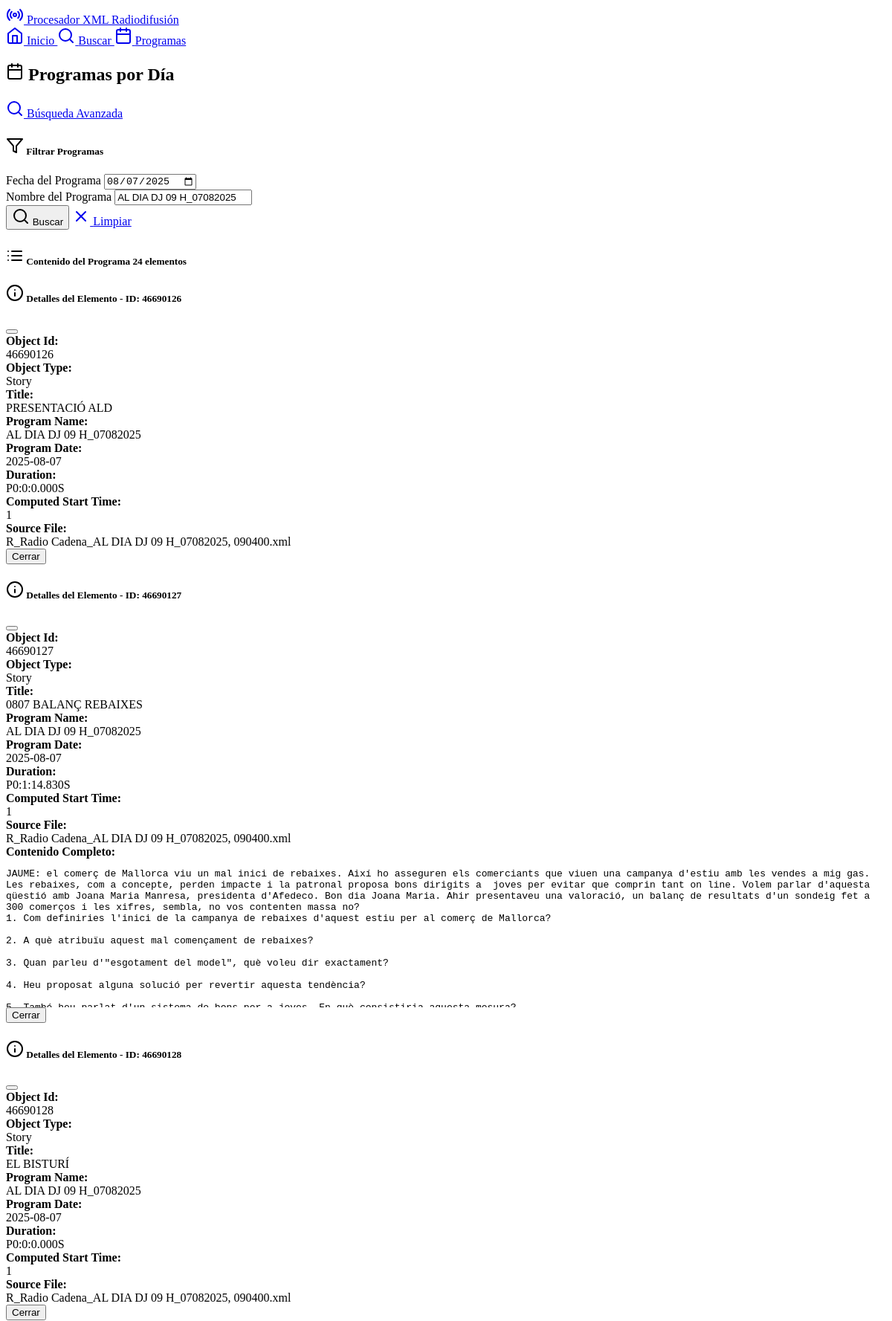
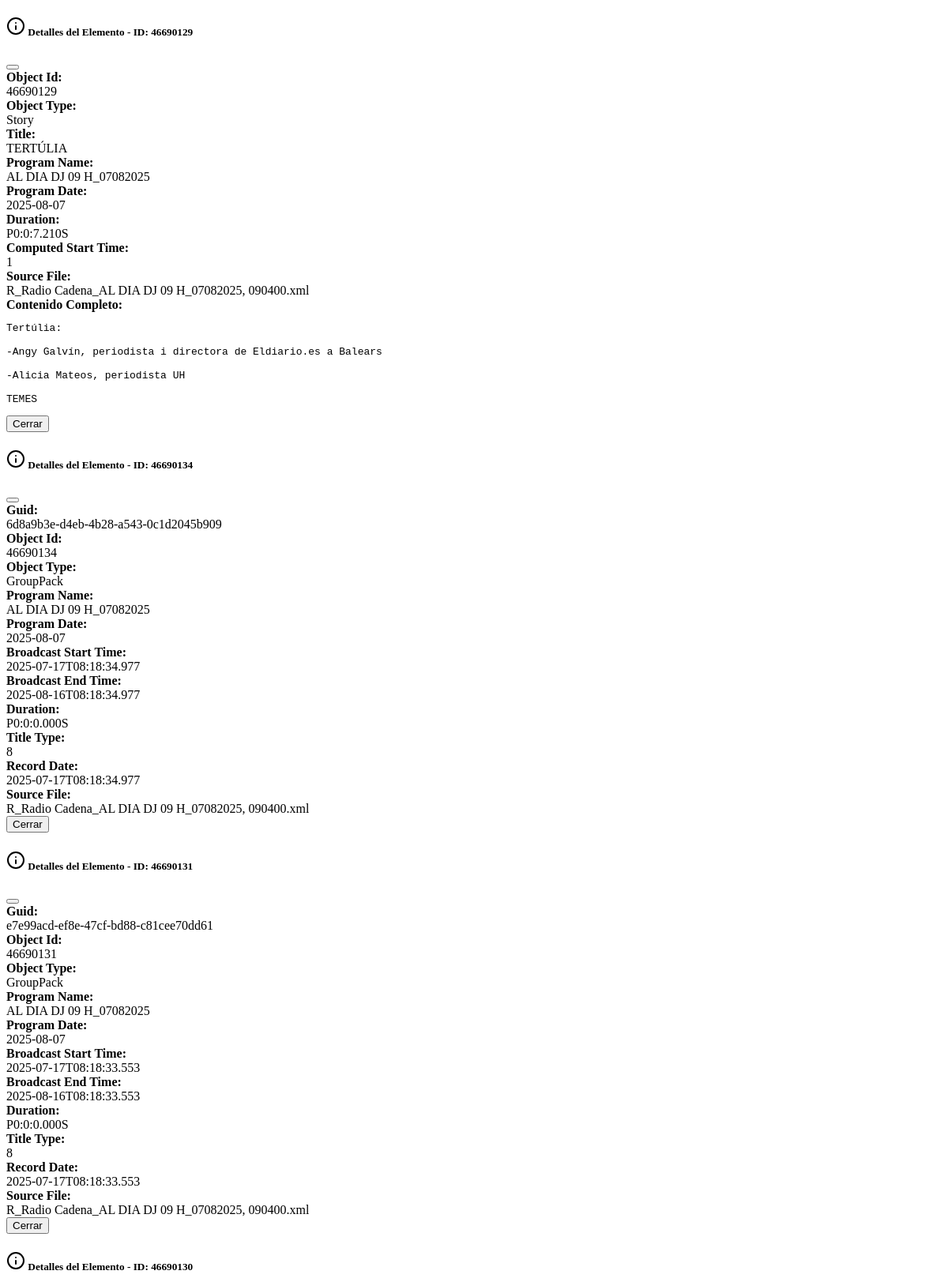
The page /programs?date=2025-08-07&program=AL+DIA+DJ+09+H_07082025 (upper part) on the database its author committed (2 pictures, top to bottom).
### models.py (models this page shows, shortened)
class XMLData(db.Model):
    __tablename__ = 'xml_data'
    id = db.Column(Integer, primary_key=True, autoincrement=True)
    guid = db.Column(Text)
    object_id = db.Column(Text)
    object_type = db.Column(Text)
    timestamp = db.Column(Text)
    broadcast_start_time = db.Column(Text)
    broadcast_end_time = db.Column(Text)
    duration = db.Column(Text)
    title = db.Column(Text)
    text_content = db.Column(Text)
    text_duration = db.Column(Text)
    text_timing = db.Column(Text)
    timegap_timing = db.Column(Text)
    clip_timing = db.Column(Text)
    title_status = db.Column(Text)
    title_type = db.Column(Text)
    site_name = db.Column(Text)
    site_version = db.Column(Text)
    export_path = db.Column(Text)
    planning_area = db.Column(Text)
    linked_story = db.Column(Text)
    language_cat = db.Column(Text)
    language_vo = db.Column(Text)
    language_esp = db.Column(Text)
    has_audio_track = db.Column(Text)
    fact_date = db.Column(Text)
    cms_publish_date = db.Column(Text)
    la_carta_publish_date = db.Column(Text)
    record_date = db.Column(Text)
    start_date = db.Column(Text)
    end_date = db.Column(Text)
    kill_date = db.Column(Text)
    comment = db.Column(Text)
    locator_type = db.Column(Text)
    locator_family = db.Column(Text)
    computed_start_time = db.Column(Text)
    planned_duration = db.Column(Text)
    calculated_duration = db.Column(Text)
    program_start_time = db.Column(Text)
    reporter = db.Column(Text)
    guest = db.Column(Text)
    contact = db.Column(Text)
    contact_phone = db.Column(Text)
    edi = db.Column(Text)
    lin = db.Column(Text)
    observations = db.Column(Text)
    item_code = db.Column(Text)
    program_name = db.Column(Text)
    program_date = db.Column(Text)
    source_file = db.Column(Text)
    created_at = db.Column(DateTime, default=datetime.utcnow)

### routes.py (the view)
@app.route('/programs')
def programs():
    programs_data = db.session.query(
        XMLData.program_name,
        XMLData.program_date,
        db.func.count(XMLData.id).label('story_count')
    ).filter(
        XMLData.program_name.isnot(None),
        XMLData.program_date.isnot(None)
    ).group_by(
        XMLData.program_name,
        XMLData.program_date
    ).order_by(
        XMLData.program_date.desc(),
        XMLData.program_name
    ).all()
    selected_date = request.args.get('date', '')
    selected_program = request.args.get('program', '')
    filtered_results = []
    if selected_date or selected_program:
        query = XMLData.query
        if selected_date:
            query = query.filter(XMLData.program_date == selected_date)
        if selected_program:
            query = query.filter(XMLData.program_name.contains(selected_program))
        filtered_results = query.limit(100).all()
    return render_template('programs.html',
                         programs_data=programs_data,
                         filtered_results=filtered_results,
                         selected_date=selected_date,
                         selected_program=selected_program)

### templates/programs.html (shortened to what this page needs)
{% extends "base.html" %}
{% block content %}
<div class="container mt-4">
    <div class="d-flex justify-content-between align-items-center mb-4">
        <h2>
            <i data-feather="calendar" class="me-2"></i>
            Programas por Día
        </h2>
        <a href="{{ url_for('search') }}" class="btn btn-outline-primary">
            <i data-feather="search" class="me-1"></i>
            Búsqueda Avanzada
        </a>
    </div>
    <div class="card mb-4">
        <div class="card-header">
            <h5 class="mb-0">
                <i data-feather="filter" class="me-1"></i>
                Filtrar Programas
            </h5>
        </div>
        <div class="card-body">
            <form method="GET" action="{{ url_for('programs') }}">
                <div class="row g-3">
                    <div class="col-md-6">
                        <label for="date" class="form-label">Fecha del Programa</label>
                        <input type="date" class="form-control" id="date" name="date"
                               value="{{ selected_date }}">
                    </div>
                    <div class="col-md-6">
                        <label for="program" class="form-label">Nombre del Programa</label>
                        <input type="text" class="form-control" id="program" name="program"
                               value="{{ selected_program }}" placeholder="ej. INFORMATIU MATI">
                    </div>
                </div>
                <div class="mt-3">
                    <button type="submit" class="btn btn-primary">
                        <i data-feather="search" class="me-1"></i>
                        Buscar
                    </button>
                    <a href="{{ url_for('programs') }}" class="btn btn-outline-secondary ms-2">
                        <i data-feather="x" class="me-1"></i>
                        Limpiar
                    </a>
                </div>
            </form>
        </div>
    </div>
    {% if filtered_results %}
    <div class="card">
        <div class="card-header d-flex justify-content-between align-items-center">
            <h5 class="mb-0">
                <i data-feather="list" class="me-2"></i>
                Contenido del Programa
                <span class="badge bg-primary ms-2">{{ filtered_results|length }} elementos</span>
            </h5>
        </div>
        <div class="table-responsive">
            <table class="table table-striped results-table mb-0">
                <tbody>
                    {% for result in filtered_results %}
                    <div class="modal fade" id="detailModal{{ result.id }}" tabindex="-1">
                        <div class="modal-dialog modal-lg">
                            <div class="modal-content">
                                <div class="modal-header">
                                    <h5 class="modal-title">
                                        <i data-feather="info"></i>
                                        Detalles del Elemento - ID: {{ result.object_id or result.id }}
                                    </h5>
                                    <button type="button" class="btn-close" data-bs-dismiss="modal"></button>
                                </div>
                                <div class="modal-body">
                                    <div class="row g-3">
                                        {% for field in ['guid', 'object_id', 'object_type', 'title', 'program_name', 'program_date', 'broadcast_start_time', 'broadcast_end_time', 'duration', 'computed_start_time', 'planned_duration', 'calculated_duration', 'reporter', 'guest', 'contact', 'contact_phone', 'edi', 'lin', 'observations', 'item_code', 'title_type', 'record_date', 'source_file'] %}
                                            {% set value = result[field] if result[field] else 'N/A' %}
                                            {% if value != 'N/A' %}
                                            <div class="col-md-6">
                                                <strong>{{ field.replace('_', ' ').title() }}:</strong>
                                                <div class="text-muted small">{{ value }}</div>
                                            </div>
                                            {% endif %}
                                        {% endfor %}
                                    </div>
                                    {% if result.text_content %}
                                        <div class="mt-4">
                                            <strong>Contenido Completo:</strong>
                                            <div class="bg-dark border p-3 rounded mt-2" style="max-height: 200px; overflow-y: auto; color: var(--bs-light);">
                                                <pre class="mb-0" style="white-space: pre-wrap; color: inherit;">{{ result.text_content }}</pre>
                                            </div>
                                        </div>
                                    {% endif %}
                                </div>
                                <div class="modal-footer">
                                    <button type="button" class="btn btn-secondary" data-bs-dismiss="modal">Cerrar</button>
                                </div>
                            </div>
                        </div>
                    </div>
                    {% endfor %}
                </tbody>
            </table>
        </div>
    </div>
    {% endif %}
</div>
{% endblock %}

### templates/base.html (shortened to what this page needs)
<!DOCTYPE html>
<html lang="es" data-bs-theme="dark">
<head>
    <link href="https://cdn.replit.com/agent/bootstrap-agent-dark-theme.min.css" rel="stylesheet">
</head>
<body>
    <nav class="navbar navbar-expand-lg navbar-dark bg-dark mb-4">
        <div class="container">
            <a class="navbar-brand" href="{{ url_for('index') }}">
                <i data-feather="radio" class="me-2"></i>
                Procesador XML Radiodifusión
            </a>
            <div class="navbar-nav ms-auto">
                <a class="nav-link" href="{{ url_for('index') }}">
                    <i data-feather="home" class="me-1"></i>
                    Inicio
                </a>
                <a class="nav-link" href="{{ url_for('search') }}">
                    <i data-feather="search" class="me-1"></i>
                    Buscar
                </a>
                <a class="nav-link" href="{{ url_for('programs') }}">
                    <i data-feather="calendar" class="me-1"></i>
                    Programas
                </a>
            </div>
        </div>
    </nav>
    <main class="container">
        {% block content %}{% endblock %}
    </main>
</body>
</html>

### templates/base.html (style rules this page uses)
.results-table { font-size: 0.875rem; }

### rows shown on the page
XMLData: object "46690126", replace "Object Id" "Object Type" "Title" "Program Name" "Program Date" "Duration" "Computed Start Time" "Source File", calcula "46690126" "Story" "PRESENTACIÓ ALD" "AL DIA DJ 09 H_07082025" "2025-08-07" "P0:0:0.000S" "1" "R_Radio Cadena_AL DIA DJ 09 H_07082025, 090400.xml"
XMLData: object "46690127", replace "Object Id" "Object Type" "Title" "Program Name" "Program Date" "Duration" "Computed Start Time" "Source File", calcula "46690127" "Story" "0807 BALANÇ REBAIXES" "AL DIA DJ 09 H_07082025" "2025-08-07" "P0:1:14.830S" "1" "R_Radio Cadena_AL DIA DJ 09 H_07082025, 090400.xml", text_content "JAUME: el comerç de Mallorca viu un mal inici de rebaixes. Així ho asseguren els comerciants que viuen una campanya d'estiu amb les vendes a mig gas. Les rebaixes, com a concepte, perden impacte i la patronal proposa bons dirigits a joves per evitar que comprin tant on line. Volem parlar d'aquesta qüestió amb Joana Maria Manresa, presidenta d'Afedeco. Bon dia Joana Maria. Ahir presentaveu una valoració, un balanç de resultats d'un sondeig fet a 300 comerços i les xifres, sembla, no vos contenten massa no? 1. Com definiries l'inici de la campanya de rebaixes d'aquest estiu per al comerç de Mallorca? 2. A què atribuïu aquest mal començament de rebaixes? 3. Quan parleu d'\"esgotament del…"
XMLData: object "46690128", replace "Object Id" "Object Type" "Title" "Program Name" "Program Date" "Duration" "Computed Start Time" "Source File", calcula "46690128" "Story" "EL BISTURÍ" "AL DIA DJ 09 H_07082025" "2025-08-07" "P0:0:0.000S" "1" "R_Radio Cadena_AL DIA DJ 09 H_07082025, 090400.xml"
XMLData: object "46690129", replace "Object Id" "Object Type" "Title" "Program Name" "Program Date" "Duration" "Computed Start Time" "Source File", calcula "46690129" "Story" "TERTÚLIA" "AL DIA DJ 09 H_07082025" "2025-08-07" "P0:0:7.210S" "1" "R_Radio Cadena_AL DIA DJ 09 H_07082025, 090400.xml", text_content "Tertúlia: -Angy Galvín, periodista i directora de Eldiario.es a Balears -Alicia Mateos, periodista UH TEMES"
XMLData: object "46690134", replace "Guid" "Object Id" "Object Type" "Program Name" "Program Date" "Broadcast Start Time" "Broadcast End Time" "Duration" "Title Type" "Record Date" "Source File", calcula "6d8a9b3e-d4eb-4b28-a543-0c1d2045b909" "46690134" "GroupPack" "AL DIA DJ 09 H_07082025" "2025-08-07" "2025-07-17T08:18:34.977" "2025-08-16T08:18:34.977" "P0:0:0.000S" "8" "2025-07-17T08:18:34.977" "R_Radio Cadena_AL DIA DJ 09 H_07082025, 090400.xml"
XMLData: object "46690131", replace "Guid" "Object Id" "Object Type" "Program Name" "Program Date" "Broadcast Start Time" "Broadcast End Time" "Duration" "Title Type" "Record Date" "Source File", calcula "e7e99acd-ef8e-47cf-bd88-c81cee70dd61" "46690131" "GroupPack" "AL DIA DJ 09 H_07082025" "2025-08-07" "2025-07-17T08:18:33.553" "2025-08-16T08:18:33.553" "P0:0:0.000S" "8" "2025-07-17T08:18:33.553" "R_Radio Cadena_AL DIA DJ 09 H_07082025, 090400.xml"
XMLData: object "46690130"

### other values the page prints
{{ filtered_results|length }} "24"
